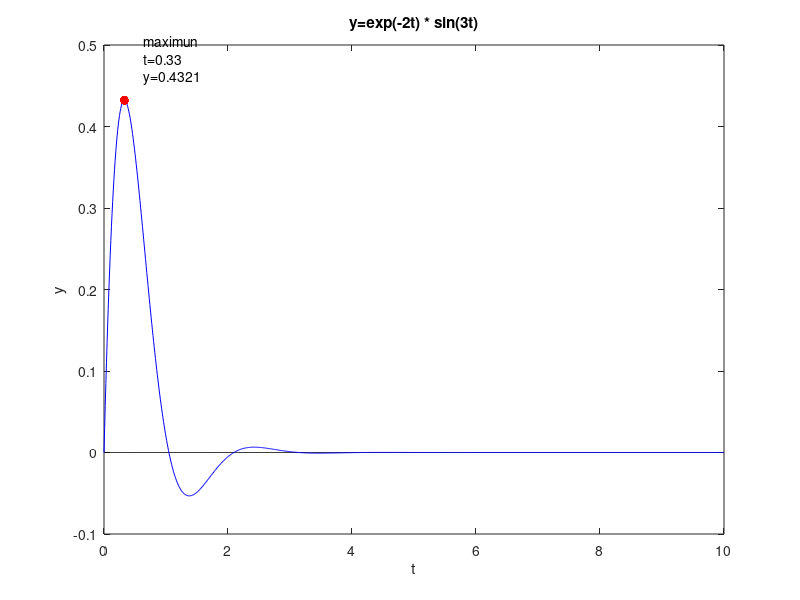

This figure's MATLAB source:
% 20130510 XY511 12:21
% AbrahamX @ NWPU
% A more practical example on num2str.
clear;
% Initialization
a = 2;  % Decay coefficient
w = 3;  % Oscillation Frequency
t= 0: 0.01: 10;  % Sampling points
y = exp(-a*t) .* sin(w*t);  % Figure out difference between .* & *

% Process
[y_max, i_max] = max(y);  % Buddy, we could have RETURN value.
t_text = ['t=', num2str(t(i_max))];  % X-coordinate
y_text = ['y=', num2str(y_max)];  % Y-coordinate
max_text = char('maximun', t_text, y_text);  % Max point
% This way makes it more flexible
tit = ['y=exp(-', num2str(a), 't) * sin(', num2str(w), 't)'];

% Plot
plot(t, zeros(size(t)), 'k')  % Baseline
hold on
plot(t, y, 'b')
plot(t(i_max), y_max, 'r.', 'MarkerSize', 20)  % Max point
text(t(i_max) + 0.3, y_max + 0.05, max_text)  % Augements, Parameters.
title(tit)
xlabel('t')
ylabel('y')
hold off










% Comment: This program gives you a classic example of num2str used
% in plotting dynamic figures.
